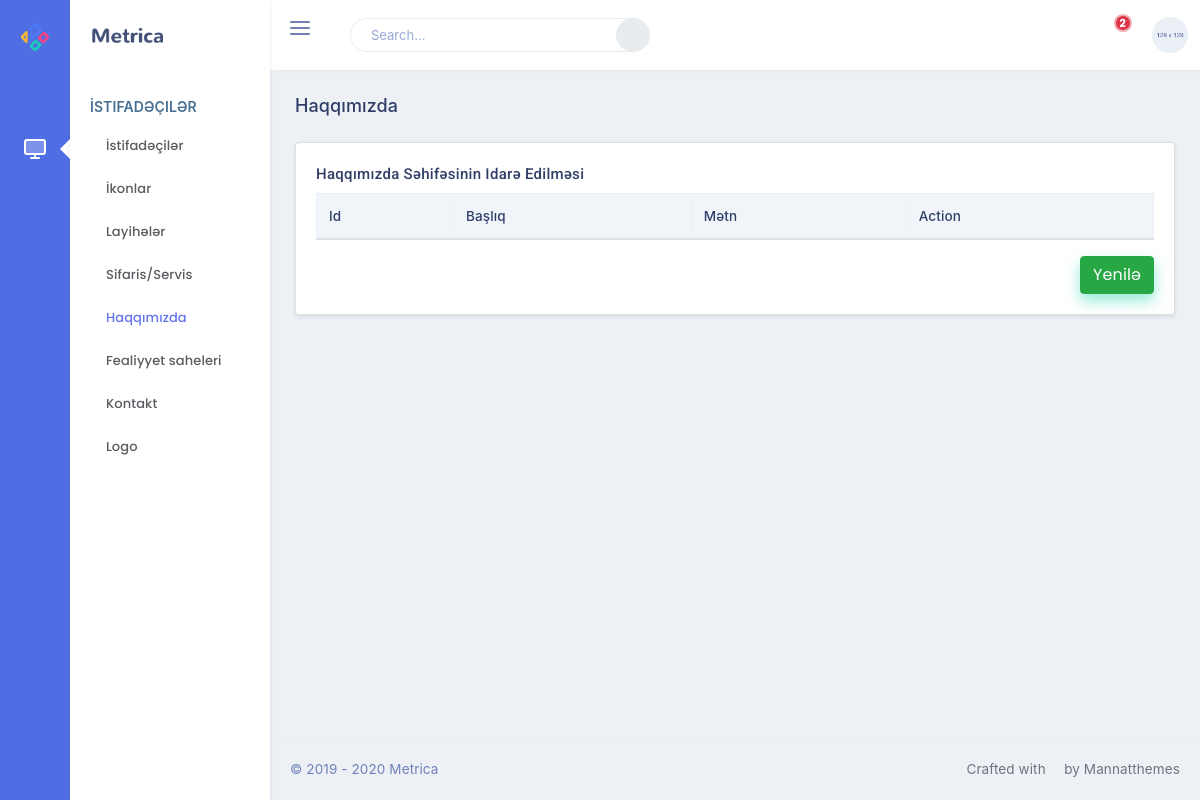
The app's page /about (signed in), older data.
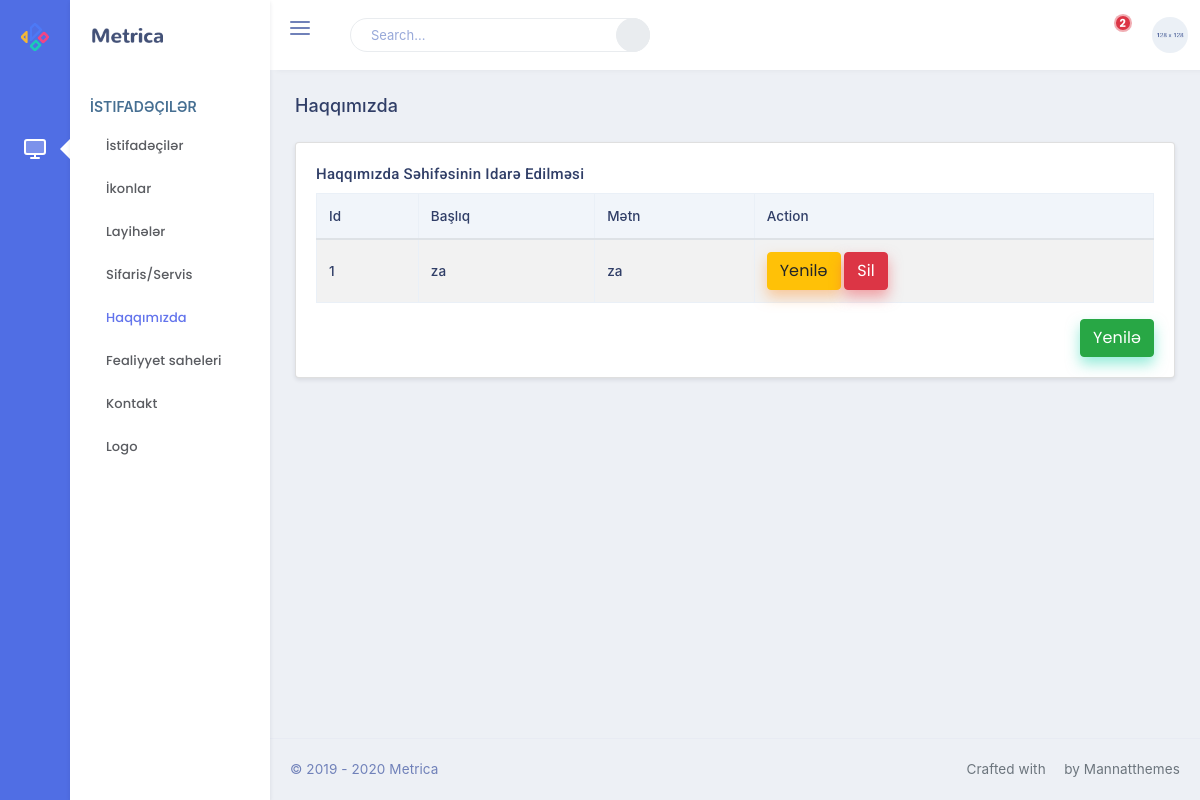
The same page, newer data.
### app/models.py (models this page shows, shortened)
class About(db.Model):
    id= db.Column(db.Integer, primary_key=True)
    title = db.Column(db.String(255), nullable=False)
    text=db.Column(db.String(255), nullable=False)

### admin/views.py (the view)
@app.route('/about')
@login_required
def about():
    if User.query.get(1) == current_user:
        alldata= About.query.all()
        return render_template('admin/about.html', allabout=alldata)
    else:
        abort(403)

### app/models.py (called while the page is built)
@login_manager.user_loader
def load_user(user_id):
    return User.query.get(int(user_id))

### templates/admin/about.html (shortened to what this page needs)
{% extends 'admin/base.html' %}
{%block pagetitle%}<h4 class="page-title">Haqqımızda</h4> {% endblock pagetitle %}
{% block content %}
<div class="row">
    <div class="col-12">
        <div class="card">
            <div class="card-body">
                <h4 class="mt-0 header-title">Haqqımızda səhifəsinin idarə edilməsi</h4>
                <table id="child_rows" class="table table-striped table-bordered dt-responsive nowrap" style="border-collapse: collapse; border-spacing: 0; width: 100%;">
                    <thead>
                        <tr>
                            <th>Id</th>
                            <th>Başlıq</th>
                            <th>Mətn</th>
                            <th>Action</th>
                        </tr>
                    </thead>
                    {% for row in allabout %}
                <tbody>
                    <tr>
                        <th>{{row.id}}</th>
                        <th>{{row.title}}</th>
                        <th>{{row.text}}</th>
                        <th>
                            <a href="/about/update/{{row.id}}" class="btn btn-warning btn-xs" type="button" data-toggle="modal" data-target="#modaledit{{row.id}}">Yenilə</a>
                            <a href="/about/delete/{{row.id}}" class="btn btn-danger btn-xs" onclick="return confirm('Are You Sure To Delete ?')">Sil</a>
                        </th>
                    </tr>
                </tbody>
                {% endfor %}
                </table>
                <a type="button"  class="btn btn-success float-right" href="#" data-toggle="modal" data-target="#mymodal">Yenilə</a> </h2>
            </div>
        </div>
    </div>
</div>
{% endblock content %}

Row changes from the older to the newer data that the page shows:
added About: id "1", title "za", text "za"
